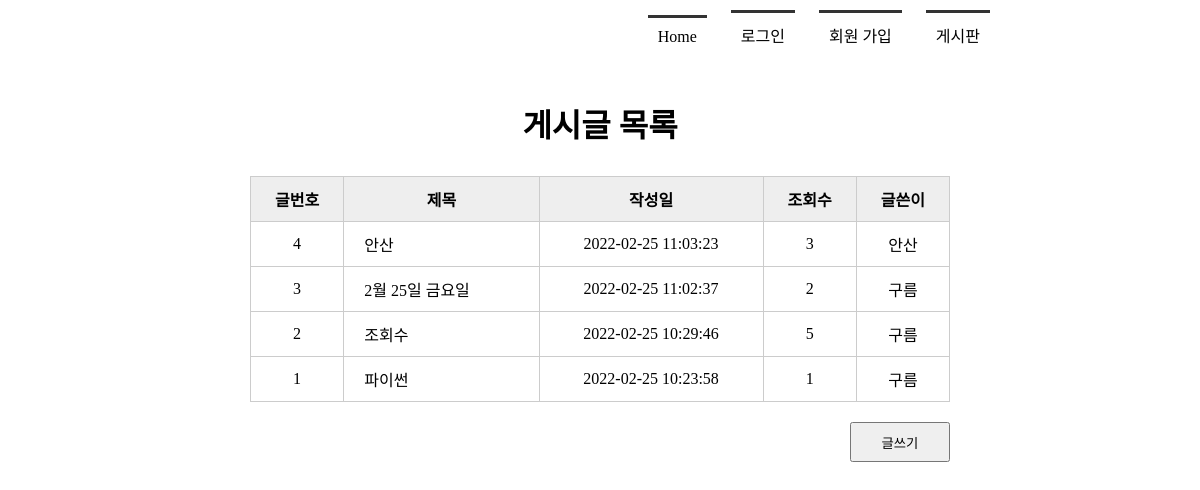
Page /boardlist/ on the committed database.
### tables this page shows
CREATE TABLE board(
            bno integer PRIMARY KEY AUTOINCREMENT,
            title   text NOT NULL,
            content text NOT NULL,
            createDate timestamp date DEFAULT (datetime('now', 'localtime')),
            hit integer,
            mid char(5) NOT NULL,
            FOREIGN KEY(mid) REFERENCES member(mid) ON DELETE CASCADE
        );

### app.py (the view)
@app.route('/boardlist/')
def boardlist():
    rs = select_board()
    return render_template('boardlist.html', rs=rs)

### model/model_board.py (called while the page is built)
def select_board():
    conn = getconn()
    cur = conn.cursor()
    sql = "SELECT * FROM board ORDER BY bno DESC"
    cur.execute(sql)
    rs = cur.fetchall()
    conn.close()
    return rs

### model/model_member.py (called while the page is built)
def getconn():
    conn = sqlite3.connect('./members.db')
    return conn

### templates/boardlist.html (shortened to what this page needs)
<!DOCTYPE html>
<html lang="ko">
<head>
    <link rel="stylesheet" href="{{ url_for('static', filename='style.css') }}">
</head>
<body>
    <div id="container">
        {% include 'navbar.html' %}
        <section>
            <h1>게시글 목록</h1>
            <table class="tbl_board">
                <tr>
                    <th>글번호</th>
                    <th>제목</th>
                    <th>작성일</th>
                    <th>조회수</th>
                    <th>글쓴이</th>
                </tr>
                {% for i in rs %}
                <tr>
                    <td>{{ i[0] }}</td>
                    <td><a href="{{ url_for('board_view', bno=i[0]) }}" >{{ i[1] }}</a></td>
                    <td>{{ i[3] }}</td>
                    <td>{{ i[4] }}</td>
                    <td>{{ i[5] }}</td>
                </tr>
                {% endfor %}
            </table>
            <div class="btn_write">
                <button type="button" onclick="location.href='/writing/'">글쓰기</button>
            </div>
        </section>
    </div>
</body>
</html>

### static/style.css (style rules this page uses)
* { margin: 0; padding: 0; }
#container { width: 1000px; margin: 0 auto; }
section { text-align:center; }
section h1 { font-size: 2em; margin-bottom: 30px; }
section table { width: 600px; margin: 0 auto; }
section table, th, td { padding: 10px; border: 1px solid #ccc; border-collapse: collapse; }
section .tbl_board { width: 700px; }
section .tbl_board th { background: #eee; }
section .tbl_board a { text-decoration: none; color: #000; }
section .tbl_board td:nth-child(2) { text-align: left; padding-left: 20px; }
section .btn_write { text-align: right; margin: 20px 150px; }
section .btn_write button { width: 100px; height: 40px; }

### rows in the picture
board: bno "4", title "안산", createDate "2022-02-25 11:03:23", hit "3", mid "안산"
board: bno "3", title "2월 25일 금요일", createDate "2022-02-25 11:02:37", hit "2", mid "구름"
board: bno "2", title "조회수", createDate "2022-02-25 10:29:46", hit "5", mid "구름"
board: bno "1", title "파이썬", createDate "2022-02-25 10:23:58", hit "1", mid "구름"
